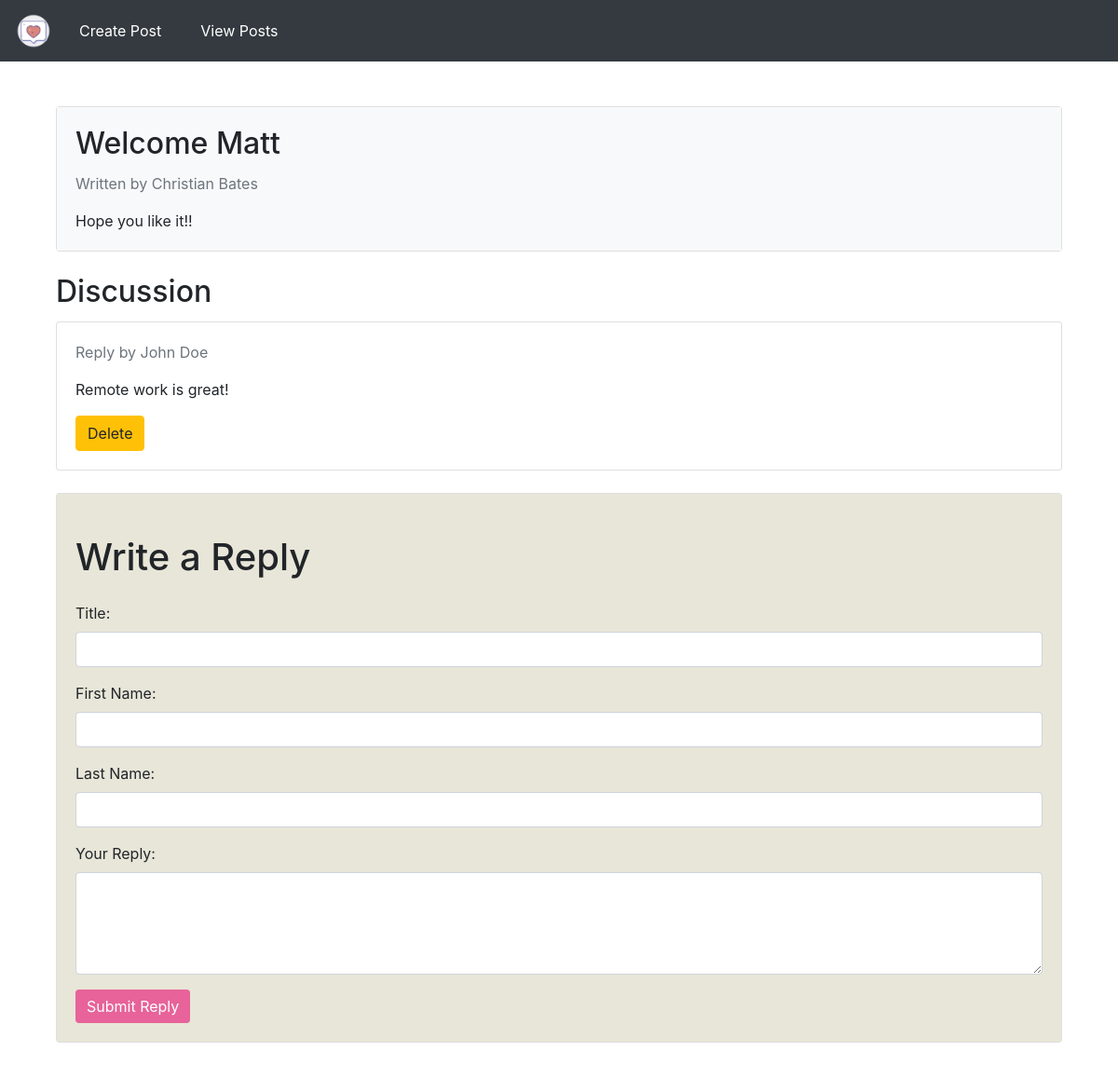
The page /reply/12 on the database its author committed.
### tables this page shows
CREATE TABLE Posts (
            post_id INTEGER PRIMARY KEY AUTOINCREMENT,
            title TEXT,
            description TEXT,
            first_name TEXT,
            last_name TEXT
        );

CREATE TABLE Reply (
            reply_id INTEGER PRIMARY KEY AUTOINCREMENT,
            title TEXT,
            description TEXT,
            first_name TEXT,
            last_name TEXT,
            post_id INTEGER,
            FOREIGN KEY (post_id) REFERENCES Posts (post_id)
        );

### app.py (the view, shortened to what this page needs)
@app.route('/reply/<int:post_id>', methods=('GET', 'POST'))
def reply(post_id):
    conn = getDatabaseConnection()
    cursor = conn.cursor()
    cursor.execute('SELECT * FROM Posts WHERE post_id = ?', (post_id,))
    post = cursor.fetchone()
    cursor.execute('SELECT * FROM Reply WHERE post_id = ?', (post_id,))
    replys = cursor.fetchall()
    cursor.close()
    conn.close()
    return render_template('reply.html', post=post, replys=replys)

### app.py (called while the page is built)
def getDatabaseConnection():
    con = sqlite3.connect('Remindful.db')
    con.row_factory = sqlite3.Row
    return con

@app.context_processor
def delete_reply():
    def delete_reply_func(reply_id):
        return url_for('delete_reply_action', reply_id=reply_id)
    return {'delete_reply': delete_reply_func}

@app.context_processor
def delete_post():
    def delete_post_func(post_id):
        return url_for('delete_post_action', post_id=post_id)
    return {'delete_post': delete_post_func}

### templates/reply.html (shortened to what this page needs)
{% extends 'base.html' %}
{% block content %}
<div class="container mt-5">
    <div class="card mb-4">
        <div class="card-body bg-light">
            <h2 class="card-title">{{ post['title'] }}</h2>
            <p class="card-text text-muted">Written by {{ post['first_name'] }} {{ post['last_name'] }}</p>
            <p class="card-text">{{ post['description'] }}</p>
        </div>
    </div>
    <h2 class="card-title">Discussion</h2>
    {% for reply in replys %}
        <div class="card mb-4">
            <div class="card-body">
                <p class="card-text text-muted">Reply by {{ reply['first_name'] }} {{ reply['last_name'] }}</p>
                <p class="card-text">{{ reply['description'] }}</p>
                <form method="post" action="{{ delete_reply(reply['reply_id']) }}">
                    <button class="btn btn-warning" type="submit">Delete</button>
                </form>
            </div>
        </div>
    {% endfor %}
        <div class="card">
            <div class="card-body bg-green">
                <h1 class="mt-4 mb-4">Write a Reply</h1>
                <form method="post" action="{{ url_for('reply', post_id=post['post_id']) }}">
                    <div class="form-group">
                        <label for="title">Title:</label>
                        <input type="text" class="form-control" id="title" name="title" required>
                    </div>
                    <div class="form-group">
                        <label for="first_name">First Name:</label>
                        <input type="text" class="form-control" id="first_name" name="first_name" required>
                    </div>
                    <div class="form-group">
                        <label for="last_name">Last Name:</label>
                        <input type="text" class="form-control" id="last_name" name="last_name" required>
                    </div>
                    <div class="form-group">
                        <label for="reply_content">Your Reply:</label>
                        <textarea class="form-control" id="reply_content" name="reply_content" rows="4" required></textarea>
                    </div>
                    <button type="submit" class="btn btn-primary">Submit Reply</button>
                </form>
            </div>
        </div>
    </div>
{% endblock %}

### static/custom.css (style rules this page uses)
.btn-primary, .btn-primary:hover, .btn-primary:active, .btn-primary:visited { background-color: #E7639A !important; border-color: #E7639A !important; border-style: hidden; }
.bg-green { background-color: #E8E6D8 }

### rows shown on the page
Posts: title "Welcome Matt", first_name "Christian", last_name "Bates", description "Hope you like it!!"
Reply: first_name "John", last_name "Doe", description "Remote work is great!"
